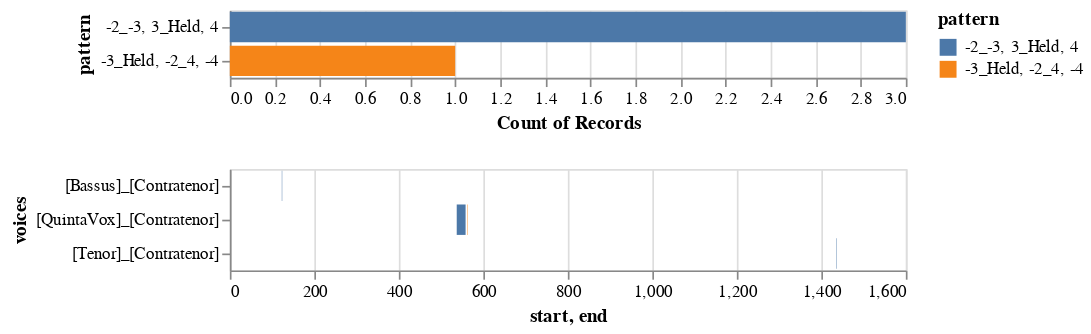

The notebook cell saved with this chart:
### Code cell
chart, chart_df = viz.plot_ngrams_heatmap(model, h_ng, patterns=['-2_-3, 3_Held, 4', '-3_Held, -2_4, -4'], voices=['[QuintaVox]_[Contratenor]'])
chart

### Figure 1 — Vega-Lite specification as saved in the notebook (floating-point values rounded to 4 significant figures)
{"config": {"view": {"continuousWidth": 400, "continuousHeight": 300}}, "vconcat": [{"mark": "bar", "encoding": {"color": {"type": "nominal", "field": "pattern"}, "opacity": {"condition": {"value": 1, "selection": "selector003"}, "value": 0.2}, "x": {"type": "nominal", "aggregate": "count", "field": "pattern"}, "y": {"type": "nominal", "field": "pattern"}}, "selection": {"selector003": {"type": "multi", "fields": ["pattern"]}}}, {"mark": "bar", "encoding": {"color": {"type": "nominal", "field": "pattern"}, "opacity": {"condition": {"value": 1, "selection": "selector003"}, "value": 0.2}, "x": {"type": "quantitative", "field": "start"}, "x2": {"field": "end"}, "y": {"type": "nominal", "field": "voices"}}, "selection": {"selector003": {"type": "multi", "fields": ["pattern"]}}}], "data": {"name": "data-7feb3ababc8d3724a36e6345cb31ba6c"}, "$schema": "https://vega.github.io/schema/vega-lite/v4.8.1.json", "datasets": {"data-7feb3ababc8d3724a36e6345cb31ba6c": [{"start": 1435.0, "voices": "[Tenor]_[Contratenor]", "pattern": "-2_-3, 3_Held, 4", "end": 1436.0}, {"start": 537.0, "voices": "[QuintaVox]_[Contratenor]", "pattern": "-2_-3, 3_Held, 4", "end": 558.0}, {"start": 562.7, "voices": "[QuintaVox]_[Contratenor]", "pattern": "-3_Held, -2_4, -4", "end": 563.7}, {"start": 123.0, "voices": "[Bassus]_[Contratenor]", "pattern": "-2_-3, 3_Held, 4", "end": 124.0}]}}
